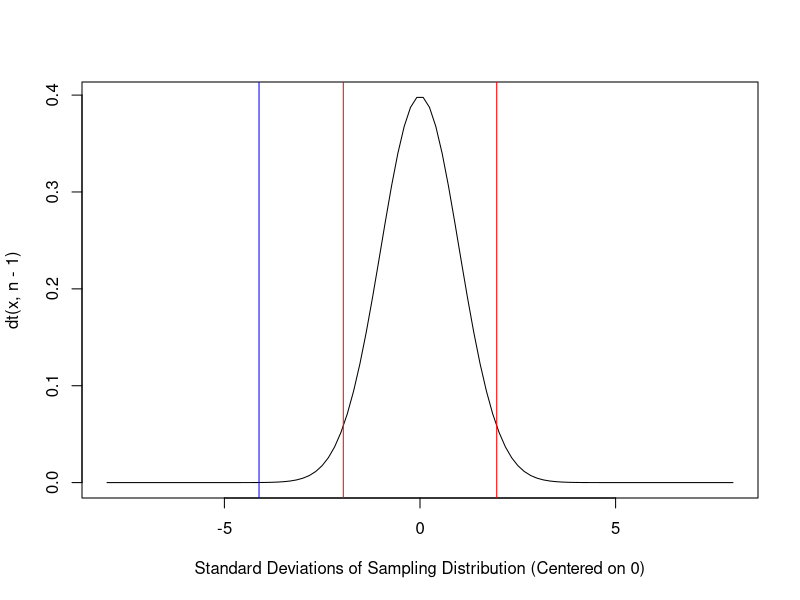
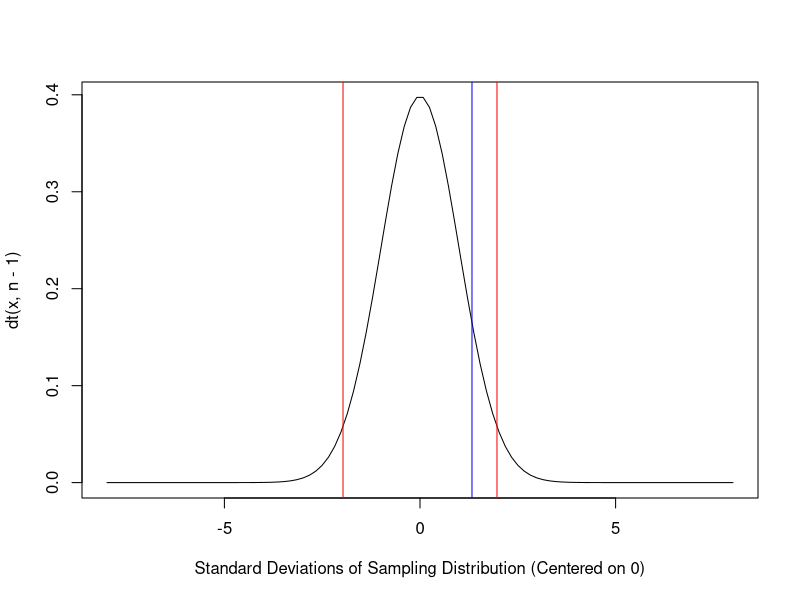

Source code (R) for these figures, in order: (Note: this script raises an error after producing the figures.)
## ---- chunk 1
library(knitr)
library(tidyverse)
opts_chunk$set(tidy.opts = list(width.cutoff = 60), tidy = TRUE)
knitr::opts_chunk$set(error = TRUE)
## ---- chunk 2
# Do not need to know this code -- just a demonstration!

resume <- read.csv("./class_data/resume.csv")
chechen <- read.csv("./class_data/chechen.csv")

#download.file("https://raw.githubusercontent.com/resonance1/govt10-w24/main/class_data/resume.csv","resume.csv")
#resume <- read.csv("resume.csv")

#download.file("https://raw.githubusercontent.com/resonance1/govt10-w24/main/class_data/chechen.csv","chechen.csv")
#chechen <- read.csv("chechen.csv")

###### REJECTING THE NULL



out <- t.test(call ~ race, data=resume,mu=0)
out
t <- out$statistic

#### Plot
n  <- nrow(resume)
conflevel = .95
x <- seq(-8, 8, length=100)
plot(x,dt(x,n-1),lty=1,type="l",xlab="Standard Deviations of Sampling Distribution (Centered on 0)")
abline(v=qt((1-conflevel)/2,n-1)*-1,col="red")
abline(v=qt((1-conflevel)/2,n-1),col="red")
abline(v=t,col="blue")

result <- lm(call ~ race, data=resume)
summary(result)

###### FAIL TO REJECT THE NULL

out <- t.test(postattack ~ fire, data=chechen,mu=0)
out
t <- out$statistic
#### Plot
n  <- nrow(chechen)
conflevel = .95
x <- seq(-8, 8, length=100)
plot(x,dt(x,n-1),lty=1,type="l",xlab="Standard Deviations of Sampling Distribution (Centered on 0)")
abline(v=qt((1-conflevel)/2,n-1)*-1,col="red")
abline(v=qt((1-conflevel)/2,n-1),col="red")
abline(v=t,col="blue")


result <- lm(postattack ~ fire, data=chechen)
summary(result)

## ---- chunk 3
terrorism <- read.csv("./class_data/terrorism.csv") 
#download.file("https://raw.githubusercontent.com/resonance1/govt10-w24/main/class_data/terrorism.csv","terrorism.csv")
#terrorism<- read.csv("terrorism.csv")
## ---- chunk 4

# Approach A - regression

result <- lm(ge2002 ~ treatment,data=terrorism)
summary(result)
confint(result)

# p value = 0.018
# We reject the null hypothesis that the true effect is 0, at the 95% level.

# Approach B: t-test

t.test(terrorism %>% filter(treatment==1) %>% select(ge2002),
       terrorism %>% filter(treatment==0) %>% select(ge2002),
       var.equal=F)

# alternate coding:
t.test(ge2002 ~ treatment,data=terrorism,var.equal=F)
## ---- chunk 5

# Some recoding needed - t.test requires numeric variables

terrorism <- terrorism %>% mutate(
  voted_2000 = case_when(
    voted_2000 == "Y" ~ 1,
    TRUE ~ 0
  ),
  party = case_when(
    party == "D" ~ 1,
    TRUE ~ 0
  ),
   sex = case_when(
    sex == "F" ~ 1,
    TRUE ~ 0
  )
)

# Regression
summary(lm(voted_2000 ~ treatment,data=terrorism))
# etc...

# t-test (shortcut syntax)
t.test(voted_2000 ~ treatment,data=terrorism,var.equal=F)
t.test(fam.members ~ treatment,data=terrorism,var.equal=F)
t.test(age ~ treatment,data=terrorism,var.equal=F)
t.test(party ~ treatment,data=terrorism,var.equal=F)
t.test(sex ~ treatment,data=terrorism,var.equal=F)
t.test(pct.white ~ treatment,data=terrorism,var.equal=F)
t.test(median.income ~ treatment,data=terrorism,var.equal=F)

# Or
summary(lm(treatment ~ voted_2000 + fam.members + age + party + sex + pct.white + median.income,data=terrorism))

